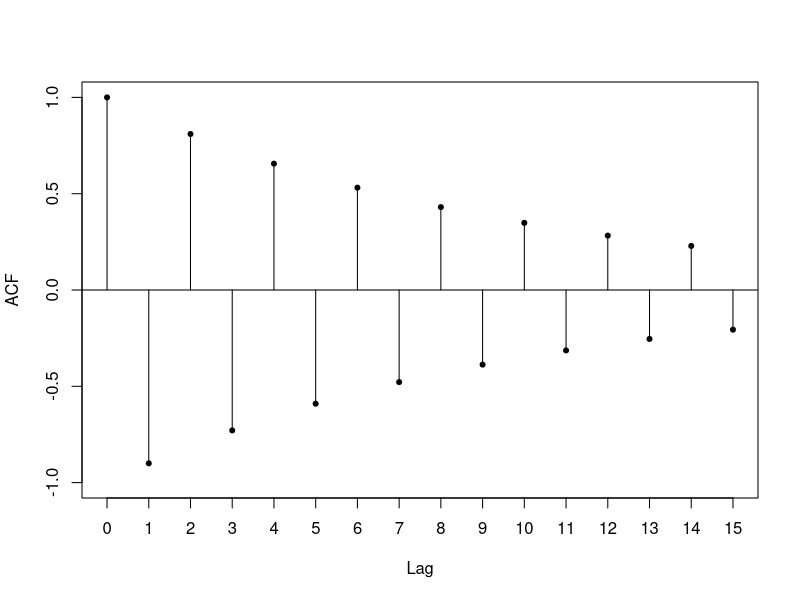
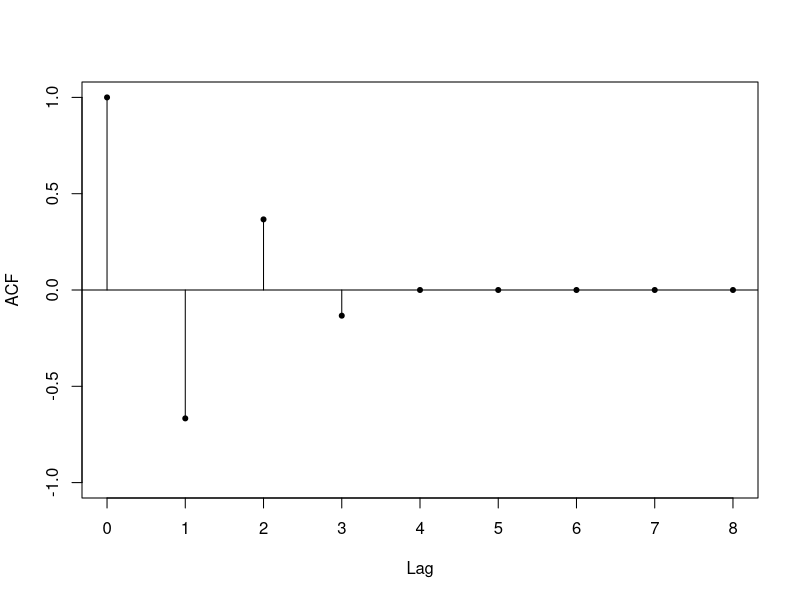
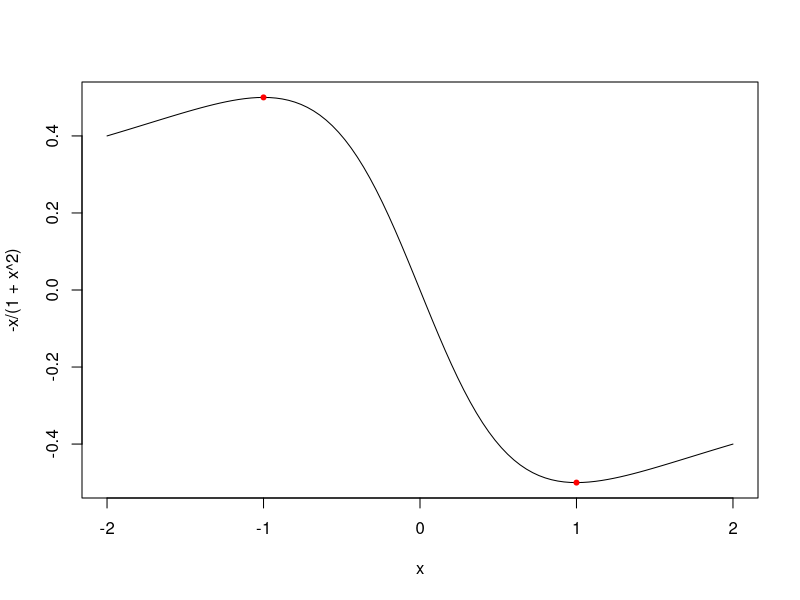
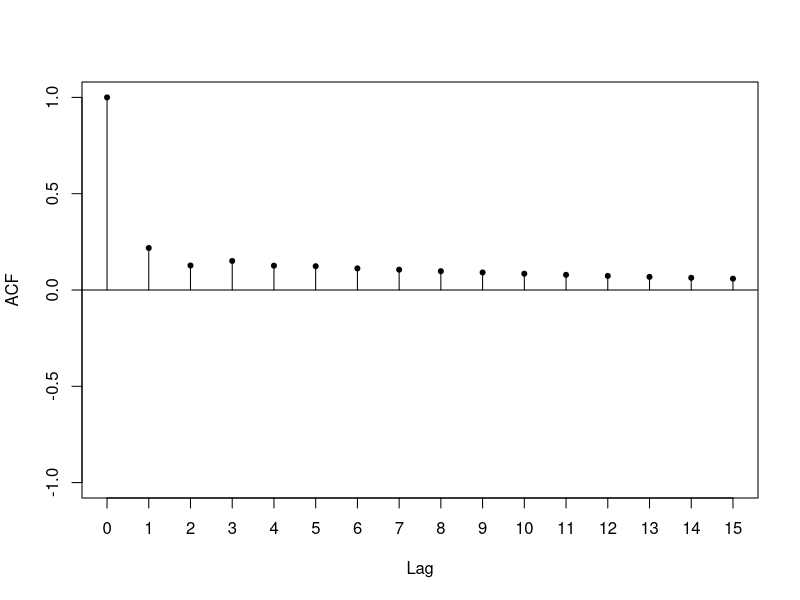
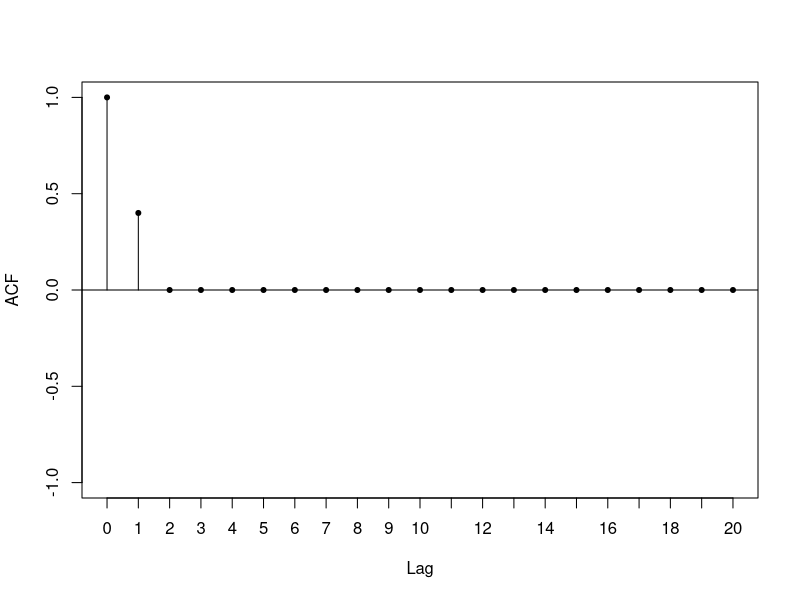
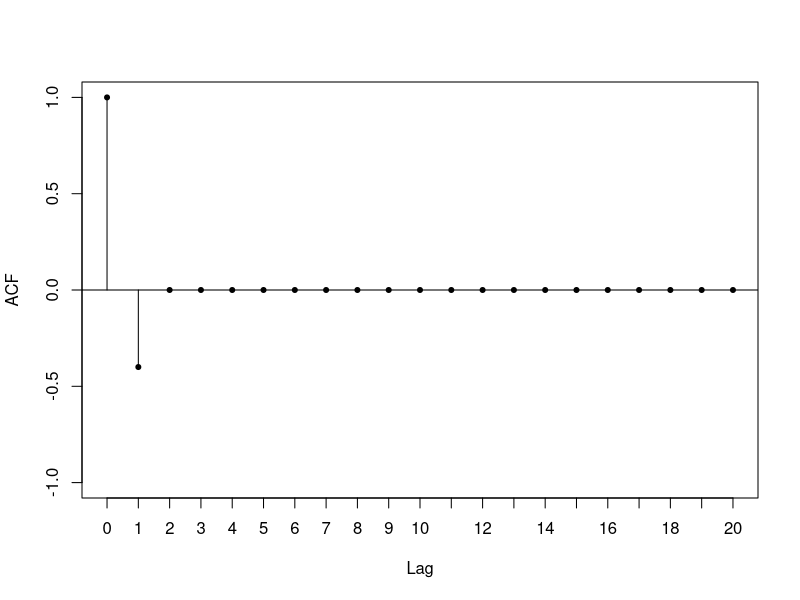
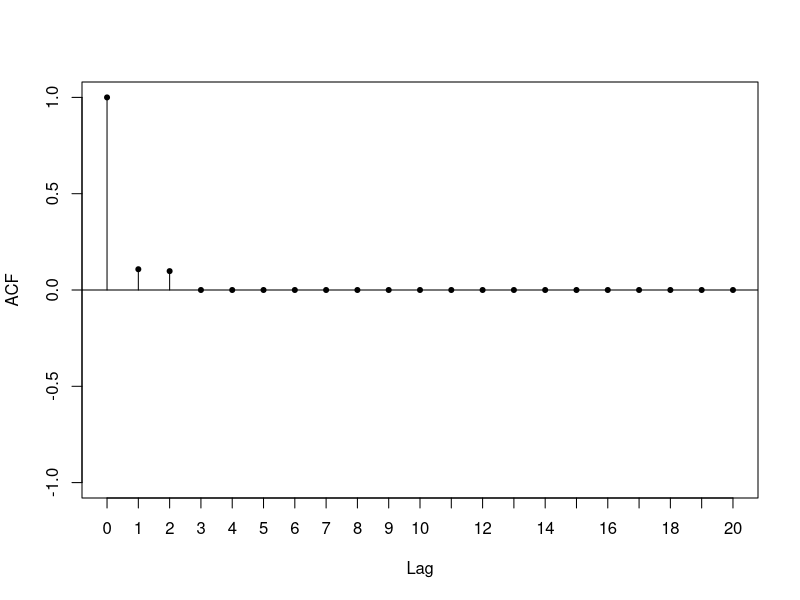
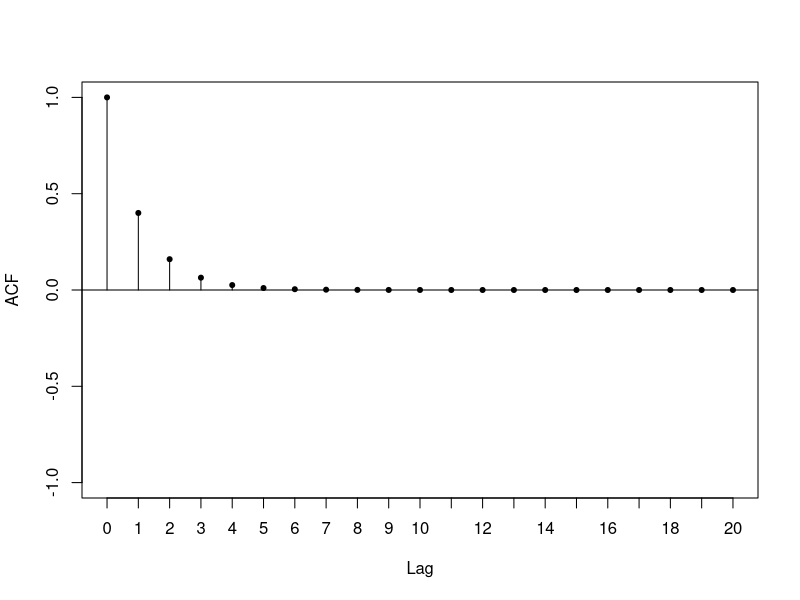

Write the R code that produced these figures, in order.
## ---- chunk 1
knitr::opts_chunk$set(echo = TRUE)
## ---- chunk 2
n <- 15
ACF <- ARMAacf(ar = c(-0.9), lag.max = n)
plot(0:n, ACF, type = 'h', xlab = 'Lag', ylim = c(-1, 1), xaxp = c(0, n, n))
points(0:n, ACF, pch = 20)
abline(h = 0)
## ---- chunk 3
n <- 8
ACF <- ARMAacf(ma = c(-0.75, 0.5, -0.25), lag.max = n)
plot(0:n, ACF, type = 'h', xlab = 'Lag', ylim = c(-1, 1), xaxp = c(0, n, n))
points(0:n, ACF, pch = 20)
abline(h = 0)
## ---- chunk 4
curve(-x/(1 + x^2), -2, 2)
points(c(-1, 1), c(.5, -.5), pch=20, col="red")
## ---- chunk 5
n <- 15
ACF <- ARMAacf(ar = c(0.5, 0.4), ma = c(-0.7, -0.6), lag.max = n)
plot(0:n, ACF, type = 'h', xlab = 'Lag', ylim = c(-1, 1), xaxp = c(0, n, n))
points(0:n, ACF, pch = 20)
abline(h = 0)
## ---- chunk 6
n <- 20
ACF <- ARMAacf(ma = c(0.5), lag.max = n)
plot(0:n, ACF, type = 'h', xlab = 'Lag', ylim = c(-1, 1), xaxp = c(0, n, n))
points(0:n, ACF, pch = 20)
abline(h = 0)
## ---- chunk 7
n <- 20
ACF <- ARMAacf(ma = c(-0.5), lag.max = n)
plot(0:n, ACF, type = 'h', xlab = 'Lag', ylim = c(-1, 1), xaxp = c(0, n, n))
points(0:n, ACF, pch = 20)
abline(h = 0)
## ---- chunk 8
n <- 20
ACF <- ARMAacf(ma = c(0.1, 0.1), lag.max = n)
plot(0:n, ACF, type = 'h', xlab = 'Lag', ylim = c(-1, 1), xaxp = c(0, n, n))
points(0:n, ACF, pch = 20)
abline(h = 0)
## ---- chunk 9
n <- 20
ACF <- ARMAacf(ar = c(0.4), lag.max = n)
plot(0:n, ACF, type = 'h', xlab = 'Lag', ylim = c(-1, 1), xaxp = c(0, n, n))
points(0:n, ACF, pch = 20)
abline(h = 0)
## ---- chunk 10
n <- 20
ACF <- ARMAacf(ar = c(-0.4), lag.max = n)
plot(0:n, ACF, type = 'h', xlab = 'Lag', ylim = c(-1, 1), xaxp = c(0, n, n))
points(0:n, ACF, pch = 20)
abline(h = 0)
## ---- chunk 11
n <- 20
ACF <- ARMAacf(ar = c(0.5, -0.9), lag.max = n)
plot(0:n, ACF, type = 'h', xlab = 'Lag', ylim = c(-1, 1), xaxp = c(0, n, n))
points(0:n, ACF, pch = 20)
abline(h = 0)
## ---- chunk 12
n <- 20
ACF <- ARMAacf(ar = c(0.7), ma = c(0.4), lag.max = n)
plot(0:n, ACF, type = 'h', xlab = 'Lag', ylim = c(-1, 1), xaxp = c(0, n, n))
points(0:n, ACF, pch = 20)
abline(h = 0)
## ---- chunk 13
n <- 20
ACF <- ARMAacf(ar = c(0.7), ma = c(0.8, -0.6), lag.max = n)
plot(0:n, ACF, type = 'h', xlab = 'Lag', ylim = c(-1, 1), xaxp = c(0, n, n))
points(0:n, ACF, pch = 20)
abline(h = 0)
